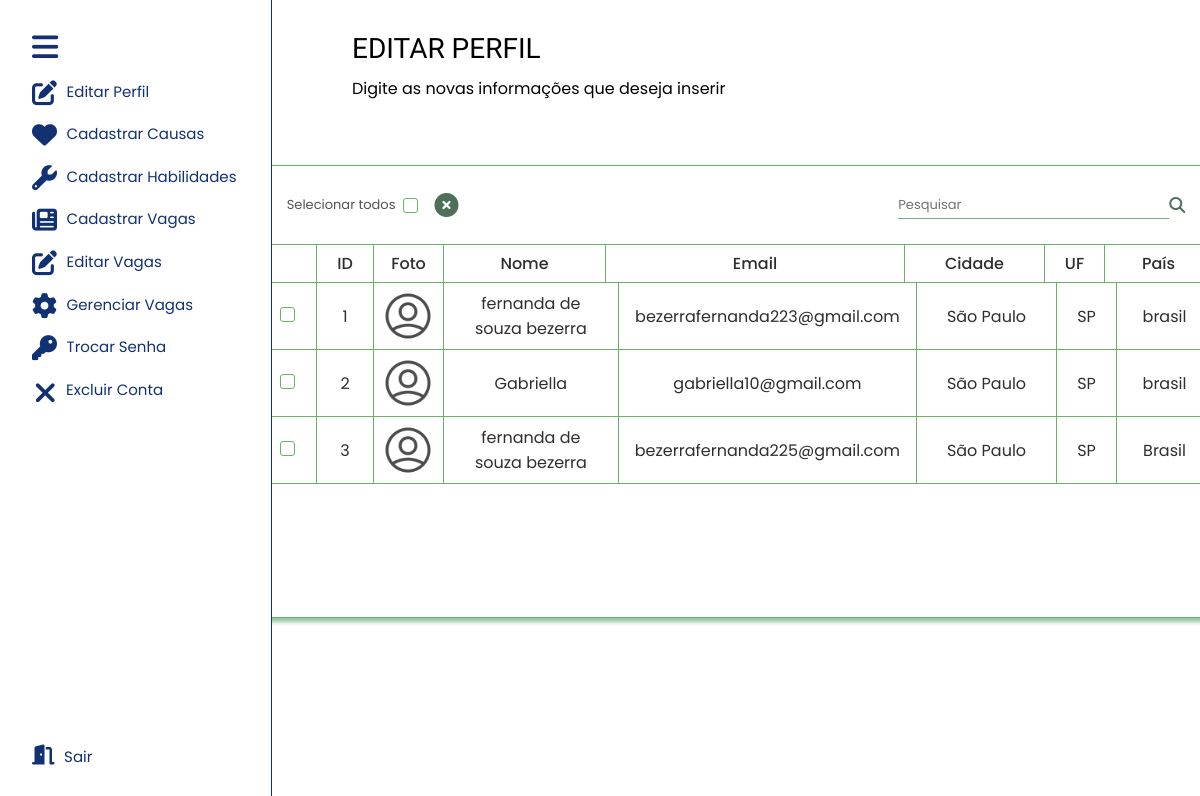
/area-adm/voluntarios-cadastrados.php, run on the app's committed database.
### tables this page shows
CREATE TABLE `tbvoluntario` (
  `codVoluntario` int(11) NOT NULL,
  `nomeVoluntario` varchar(50) NOT NULL,
  `dataNascVoluntario` date NOT NULL,
  `cpfVoluntario` char(14) NOT NULL,
  `logVoluntario` varchar(60) NOT NULL,
  `numLogVoluntario` varchar(10) NOT NULL,
  `cepVoluntario` char(8) NOT NULL,
  `compVoluntario` varchar(60) NOT NULL,
  `bairroVoluntario` varchar(60) NOT NULL,
  `cidadeVoluntario` varchar(50) NOT NULL,
  `estadoVoluntario` varchar(100) NOT NULL,
  `paisVoluntario` varchar(100) NOT NULL,
  `emailVoluntario` varchar(50) NOT NULL,
  `senhaVoluntario` varchar(15) NOT NULL,
  `descVoluntario` varchar(60) NOT NULL,
  `fotoVoluntario` varchar(50) NOT NULL
);

### dao/VoluntarioDao.php (called while the page is built, shortened)
<?php
    class VoluntarioDao{
        public static function listar(){
            $conexao = Conexao :: conectar();
            $querySelect = "SELECT codVoluntario, nomeVoluntario, emailVoluntario, cidadeVoluntario, estadoVoluntario, paisVoluntario FROM tbVoluntario";
            $resultado = $conexao -> query($querySelect);
            $lista = $resultado -> fetchAll();
            return $lista;
        }
    }
?>

### area-adm/voluntarios-cadastrados.php (the view, shortened to what this page needs)
<!DOCTYPE html>
<html lang="pt-br">
<head>
    <link rel="stylesheet" href="https://cdnjs.cloudflare.com/ajax/libs/font-awesome/6.2.0/css/all.min.css" />
    <link rel="stylesheet" href="css/estilo-voluntarios-cadastrados.css">
</head>
<body>
    <nav class="nav-lateral">
        <div class="nav-lateral-sessao-um">
            <i class="fa-solid fa-bars" id="nav-lateral-icon-lista"></i>
            <div class="nav-lateral-box-icon">
                <a href=""> <i class="fa-solid fa-pen-to-square"></i> <span class="nav-lateral-topico"> Editar Perfil
                    </span></a>
            </div>
            <div class="nav-lateral-box-icon">
                <a href=""> <i class="fa-sharp fa-solid fa-heart"></i> <span class="nav-lateral-topico"> Cadastrar
                        Causas </span></a>
            </div>
            <div class="nav-lateral-box-icon">
                <a href=""> <i class="fa-solid fa-wrench"></i> <span class="nav-lateral-topico"> Cadastrar Habilidades
                    </span></a>
            </div>
            <div class="nav-lateral-box-icon">
                <a href=""> <i class="fa-solid fa-newspaper"></i> <span class="nav-lateral-topico"> Cadastrar Vagas
                    </span></a>
            </div>
            <div class="nav-lateral-box-icon">
                <a href=""> <i class="fa-solid fa-pen-to-square"></i> <span class="nav-lateral-topico"> Editar Vagas
                    </span></a>
            </div>
            <div class="nav-lateral-box-icon">
                <a href=""> <i class="fa-solid fa-gear"></i> <span class="nav-lateral-topico"> Gerenciar Vagas
                    </span></a>
            </div>
            <div class="nav-lateral-box-icon">
                <a href=""> <i class="fa-solid fa-key"></i> <span class="nav-lateral-topico">Trocar Senha </span></a>
            </div>
            <div class="nav-lateral-box-icon">
                <a href=""> <i class="fa-solid fa-xmark" id="nav-lateral-icon-excluir"></i> <span class="nav-lateral-topico">Excluir Conta </span></a>
            </div>
        </div>
        <div class="nav-lateral-sessao-dois">
            <div class="nav-lateral-box-icon">
                <a href=""> <i class="fa-solid fa-door-open" id="nav-lateral-icon-sair"></i> <span class="nav-lateral-topico"> Sair </span></a>
            </div>
        </div>
    </nav>
    <main class="main-conteudo">
        <div class="main-conteudo-container-titulo">
            <h1>EDITAR PERFIL</h1>
            <p>Digite as novas informações que deseja inserir</p>
        </div>
        <div class="table">
            <div class="table-responsive">
                <div class="funcoes">
                    <div class="funcoes-sessao-1">
                        <span>Selecionar todos</span>
                        <input type="checkbox" name="selecionar-todos" id="selecionar-todos">
                        <i class="fa-solid fa-circle-xmark" id="icone-x"></i>
                    </div>
                    <div class="funcoes-sessao-2">
                        <input type="text" name="" id="pesquisar" placeholder="Pesquisar">
                        <i class="fa-solid fa-magnifying-glass" id="icon-lupa"></i>
                    </div>
                </div>
                <table>
                    <thead>
                        <tr>
                            <th> </th>
                            <th> ID </th>
                            <th> Foto </th>
                            <th> Nome </th>
                            <th> Email </th>
                            <th> Cidade </th>
                            <th> UF</th>
                            <th> País </th>
                        </tr>
                    </thead>
                    <tbody>
                        <?php
                        try {
                            $listaVoluntario = VoluntarioDao::listar();
                        } catch (Exception $e) {
                            echo $e->getMessage();
                        }
                        ?>
                        <tr>
                            <?php foreach ($listaVoluntario as $voluntario) { ?>
                                <td> <input type="checkbox" name="checkbox" id="checkbox"> </td>
                                <td> <?php echo $voluntario['codVoluntario']; ?> </td>
                                <td>
                                    <div class="box-img-lista">
                                        <img src="img/user-cinza.png" alt="">
                                    </div>
                                </td>
                                <td><?php echo $voluntario['nomeVoluntario']; ?></td>
                                <td> <?php echo $voluntario['emailVoluntario']; ?> </td>
                                <td> <?php echo $voluntario['cidadeVoluntario']; ?> </td>
                                <td> <?php echo $voluntario['estadoVoluntario']; ?> </td>
                                <td> <?php echo $voluntario['paisVoluntario']; ?> </td>
                        </tr>
                    <?php
                            }
                    ?>
                    </tbody>
                </table>
            </div>
        </div>
    </main>
</body>
</html>

### area-adm/css/estilo-voluntarios-cadastrados.css (style rules this page uses)
* { border: 0; padding: 0; box-sizing: border-box; margin: 0; text-decoration-line: none; list-style: none; }
.table { display: flex; align-items: center; justify-content: center; }
.nav-lateral { display: flex; flex-direction: column; justify-content: space-between; padding: 2rem 0rem 2rem 2rem; left: 0; width: 17rem; height: 100vh; position: fixed; overflow: hidden; background-color: #fff; border-right: 1px solid #113173; border-top: none; transition: all 0.5s ease; }
.nav-lateral-sessao-um { display: flex; flex-direction: column; gap: 1.1rem; }
.nav-lateral-box-icon { display: flex; }
.nav-lateral i { color: #113173; font-size: 25px; transition: all 0.5s ease; cursor: pointer; }
#nav-lateral-icon-lista { font-size: 30px; }
#nav-lateral-icon-excluir { font-size: 30px; margin-left: 2px; }
.nav-lateral-topico { margin-left: 0.6rem; width: 11rem; opacity: 1; transition: all 0.5s ease; }
.nav-lateral-box-icon a { display: flex; align-content: center; font-family: poppins, sans-serif; font-size: 15px; font-weight: 400; color: #113173; }
.nav-lateral-sessao-dois { display: flex; align-content: flex-end; }
#nav-lateral-icon-sair { font-size: 20px; }
.main-conteudo { transition: all 0.5s ease; background-color: #fff; margin-left: 17rem; }
.main-conteudo-container-titulo { display: flex; flex-direction: column; align-items: flex-start; padding-left: 5rem; padding-top: 2rem; gap: 0.7rem; margin-bottom: 4rem; }
.main-conteudo-container-titulo h1 { font-family: acme, sans-serif; font-weight: 400; font-size: 28px; color: #000000; }
.main-conteudo-container-titulo p { font-family: poppins, sans-serif; font-weight: 400; font-size: 16px; color: #000000; max-width: 95%; }
.table-responsive { max-width: 955px; max-height: 600px; border-radius: 0.5rem; border: 1px solid #6bb269; box-shadow: 3px 3px 4px 1px #6baa81b6; }
.funcoes { display: flex; justify-content: space-between; align-items: center; gap: 10px; width: 100%; height: 78px; }
.funcoes-sessao-1 { display: flex; margin-left: 1.7rem; align-items: center; gap: 0.5rem; }
.funcoes span { color: #525252; font-family: poppins, sans-serif; font-weight: 400; font-size: 13px; }
input[type="checkbox"] { -webkit-appearance: none; -moz-appearance: none; appearance: none; width: 15px; height: 15px; border-radius: 3px; border: 1px solid #6bb269; outline: none; cursor: pointer; }
#icone-x { margin-left: 0.5rem; }
.funcoes-sessao-2 { display: flex; margin-right: 1.7rem; align-items: center; }
.funcoes i { color: #4e7059; font-size: 24px; cursor: pointer; transition: all 0.5s ease; }
#icon-lupa { font-size: 16px; }
.funcoes #pesquisar { border: none; border-bottom: 1px solid #69b283; outline: none; padding: 0.2rem 0rem 0.2rem 0rem; transition: all 0.2s ease; font-family: poppins, sans-serif; font-weight: 400; font-size: 14px; color: #2e2e2e; }
#pesquisar::placeholder { font-family: poppins, sans-serif; font-weight: 400; font-size: 13px; color: #727272; }
.table-responsive table { border-collapse: collapse; border-spacing: 0; }
thead tr { display: block; width: 100%; }
.table-responsive th { font-weight: 500 !important; }
th:nth-child(1), td:nth-child(1) { min-width: 57px; border-left: none !important; }
th:nth-child(2), td:nth-child(2) { min-width: 57px; }
th:nth-child(3) { min-width: 70px; }
td:nth-child(3) { padding-left: 9px; min-width: 70px; }
th:nth-child(4), td:nth-child(4) { min-width: 162px; padding: 0rem 1rem 0rem 1rem; }
th:nth-child(5), td:nth-child(5) { min-width: 200px; padding: 0rem 1rem 0rem 1rem; }
th:nth-child(5) { min-width: 299px; }
th:nth-child(6), td:nth-child(6) { min-width: 140px; padding: 0rem 1rem 0rem 1rem; }
th:nth-child(7), td:nth-child(7) { min-width: 60px; }
th:nth-child(8) { min-width: 108px; }
td:nth-child(8) { min-width: 96px; }
th { height: 38px; }
td:nth-child(1), td:nth-child(2), td:nth-child(3), td:nth-child(4), td:nth-child(5), td:nth-child(6), td:nth-child(7), td:nth-child(8) { border-top: none !important; }
tbody { display: block; width: 100%; height: 334px; overflow-y: scroll; }
.table-responsive th, .table-responsive td { border: 1px solid #6bb269; text-align: center; color: #2e2e2e; font-family: poppins, sans-serif; font-weight: 400; }
.box-img-lista { width: 50px; height: 50px; margin: 0.5rem 0rem 0.5rem 0rem; border-radius: 50%; }
.box-img-lista img { width: 100%; height: 100%; object-fit: cover; }

### data on the page
tbvoluntario: codVoluntario "1", nomeVoluntario "fernanda de souza bezerra", emailVoluntario "bezerrafernanda223@gmail.com", cidadeVoluntario "São Paulo", estadoVoluntario "SP", paisVoluntario "brasil"
tbvoluntario: codVoluntario "2", nomeVoluntario "Gabriella", emailVoluntario "gabriella10@gmail.com", cidadeVoluntario "São Paulo", estadoVoluntario "SP", paisVoluntario "brasil"
tbvoluntario: codVoluntario "3", nomeVoluntario "fernanda de souza bezerra", emailVoluntario "bezerrafernanda225@gmail.com", cidadeVoluntario "São Paulo", estadoVoluntario "SP", paisVoluntario "Brasil"
